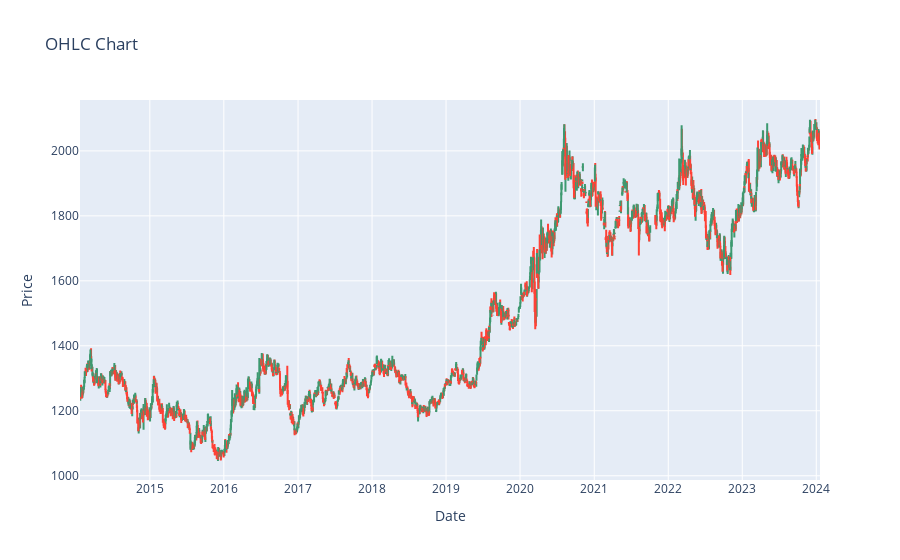

Notebook code for this chart:
### Markdown cell above
📍 The graph above displays each OHLC value, demonstrating that the differences between the Open, High, Low, and Close prices are minimal compared to the original price.

### Code cell
fig = go.Figure(data=[go.Ohlc(x=df['Date'],
                              high=df['High'],
                              open=df['Open'],
                              low=df['Low'],
                              close=df['Close'])])

fig.update_layout(title='OHLC Chart',
                  xaxis_title='Date',
                  yaxis_title='Price',
                  xaxis_rangeslider_visible=False)

fig.show()

### Figure 1 — Plotly figure (JSON) as saved in the notebook; plotly's stock layout.template omitted (floating-point values rounded to 4 significant figures; data arrays with more than 128 entries replaced by an {"elided": "..."} marker saying what was removed)
{"data": [{"close": {"elided": "2493 float values"}, "high": {"elided": "2493 float values"}, "low": {"elided": "2493 float values"}, "open": {"elided": "2493 float values"}, "type": "ohlc", "x": {"elided": "2493 str values"}}], "layout": {"title": {"text": "OHLC Chart"}, "xaxis": {"rangeslider": {"visible": false}, "title": {"text": "Date"}}, "yaxis": {"title": {"text": "Price"}}}}
